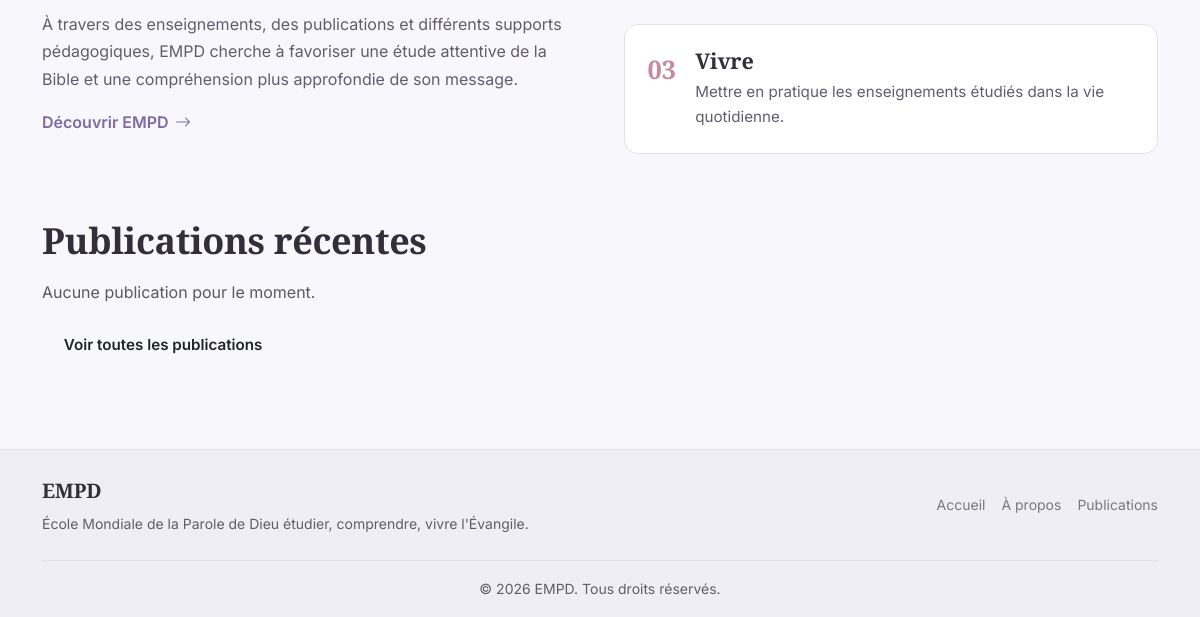
/ (lower part), run on an earlier commit of the app's database.
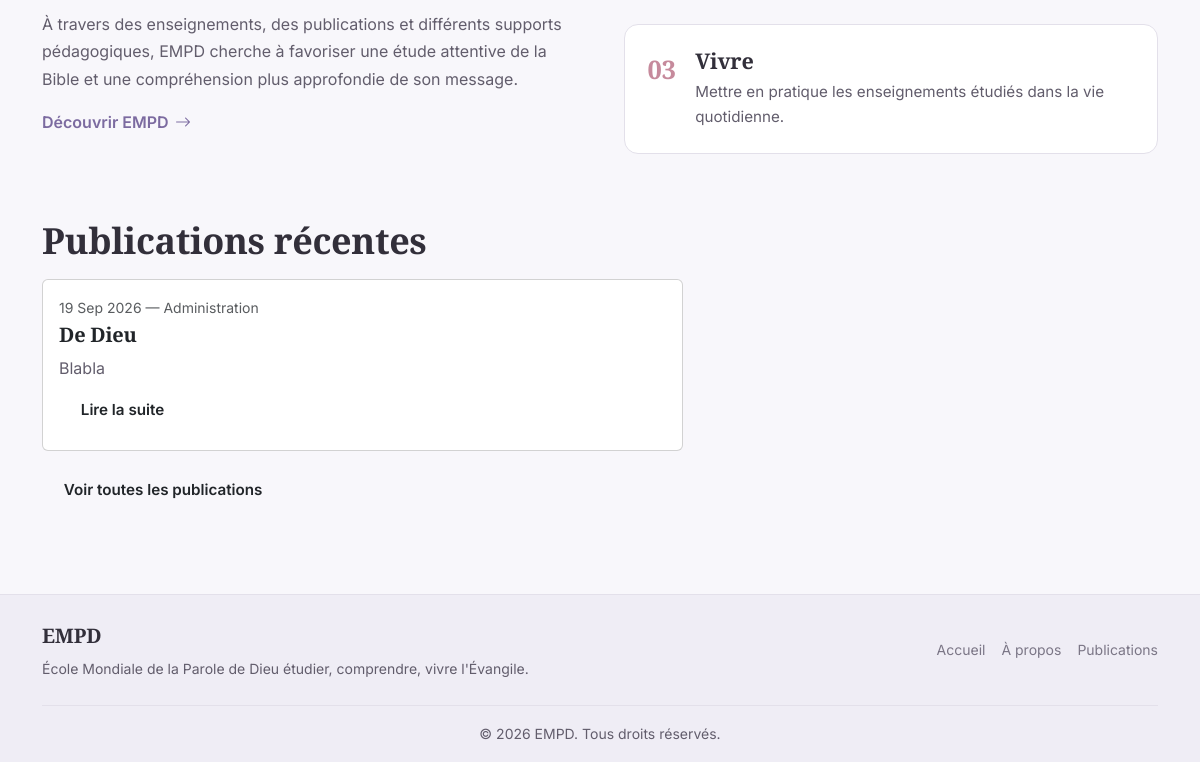
And on a later commit of the database.
### publications/models.py (models this page shows, shortened)
class Publication(models.Model):
    titre = models.CharField(max_length=200)
    auteur_nom = models.CharField(
        max_length=150, default="Administration", help_text="Nom affiché comme auteur de la publication."
    )
    contenu = models.TextField()
    image = models.ImageField(upload_to="publications/", blank=True, null=True)
    date_creation = models.DateTimeField(auto_now_add=True)
    date_modification = models.DateTimeField(auto_now=True)
    publiee = models.BooleanField(default=True)
    class Meta:
        ordering = ["-date_creation"]

### core/views.py (the view)
# urls.py: path("", views.accueil, name="accueil"),
def accueil(request):
    context = {
        "publications": Publication.objects.filter(publiee=True)[:5],
        "formations": Formation.objects.filter(active=True)[:6],
    }
    return render(request, "core/accueil.html", context)

### templates/core/accueil.html (shortened to what this page needs)
{% extends "base.html" %}
{% load static %}
{% load humanize %}
{% load i18n %}
{% block content %}
<section class="section-empd">
    <div class="row align-items-center g-5">
        <div class="col-lg-6">
            <p>
            </p>
            <a href="{% url 'core:a_propos' %}"
               class="text-link">
                {% trans "Découvrir EMPD" %}
                <i class="bi bi-arrow-right"></i>
            </a>
        </div>
        <div class="col-lg-6">
            <div class="mission-card">
                <div class="mission-step">
                    <span>03</span>
                    <div>
                        <h3>{% trans "Vivre" %}</h3>
                        <p>
                        </p>
                    </div>
                </div>
            </div>
        </div>
    </div>
</section>
<section>
    <div class="row">
  <div class="col-lg-7">
    <h2 class="mb-3">Publications récentes</h2>
    {% for pub in publications %}
      <div class="card card-koi mb-3 p-3">
        <div class="small text-muted mb-1">
          {{ pub.date_creation|date:"d M Y" }} — {{ pub.auteur_nom }}
        </div>
        <h5>
          <a href="{% url 'publications:publication_detail' pub.pk %}"
             class="text-decoration-none text-dark">
            {{ pub.titre }}
          </a>
        </h5>
        <p class="mb-1">{{ pub.contenu|truncatewords:30 }}</p>
        <a href="{% url 'publications:publication_detail' pub.pk %}"
           class="btn btn-koi-outline btn-sm align-self-start">
          Lire la suite
        </a>
      </div>
    {% empty %}
      <p class="text-muted">Aucune publication pour le moment.</p>
    {% endfor %}
    <a href="{% url 'publications:liste' %}" class="btn btn-koi-primary btn-sm">
      Voir toutes les publications
    </a>
  </div>
</section>
{% endblock %}

What changed in the data, as far as the page shows it:
added Publication: date_creation "19 Sep 2026", auteur_nom "Administration", titre "De Dieu", contenu "Blabla"
Also different on the page:
text no longer shown: "Aucune publication pour le moment."
